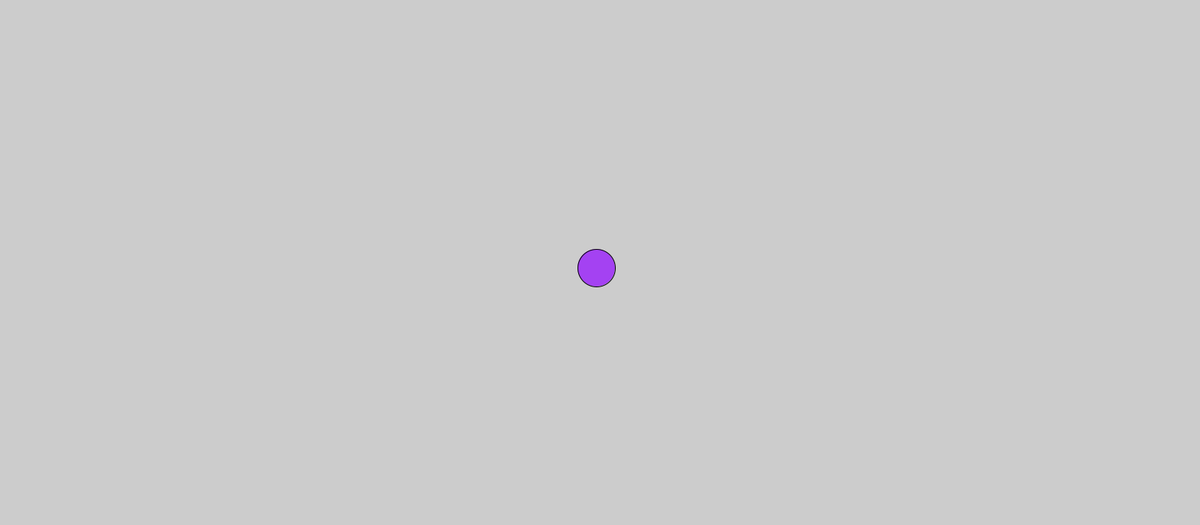
Frame 1 (no input)
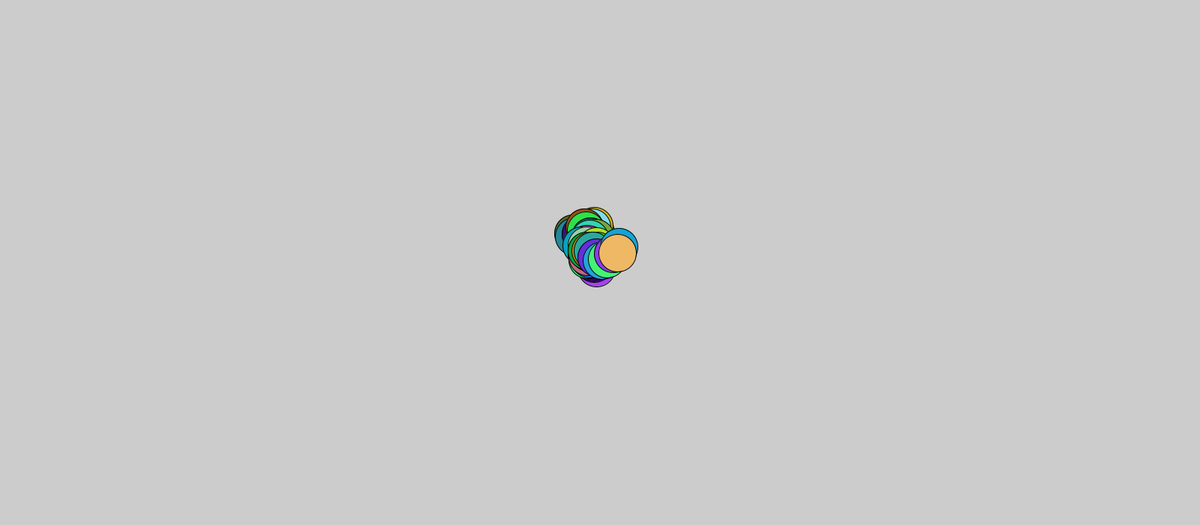
Frame 60 (the mouse pressed at the canvas centre just before this capture)
Frame 120 (the mouse held since frame 60 and released just before this capture): identical to frame 60, image omitted

The Processing sketch that drew these frames (run headless with seeded random() and noise(); from frame 60 on, the mouse is pressed at the canvas centre):

// Processing sketch: circle_drawers
// ── circle_drawers.pde
void setup() {
  size(1600, 700);
}

int tx = 800;
int ty = 350;
void draw() {
  if (mousePressed) {
    ty = mouseY;
    tx = mouseX;
  } 

  else {
    fill(random(0, 255), random(0, 255), random(0, 255));
    tx = tx+ int( random(-10, 10));
    ty = ty+ int(random(-10, 10));
    if (tx < 0) {
      tx = tx + 20;
    }
    if (ty < 0) {
      ty = ty + 20;
    }
    if (tx > 1600) {
      tx = tx - 20;
    }
    if (ty > 800) {
      ty = ty - 20;
    }

    ellipse(tx, ty, 50, 50);
  }
}
void keyPressed() {
  if (key == CODED) {
    if (keyCode == 115) {
      float b = random (0, 9999999);
      String s=""+b;
      save(s + ".tga");
    }
  }
}
//ellipse(mouseX, mouseY, random(2, 500), random (2,500)
